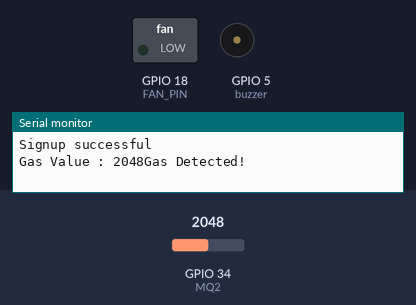
Bench run of a sketch on a simulated ESP32. Parts: switched loads named in the sketch (green lamp = pin HIGH), buzzer (waves = sounding, pin HIGH), the last lines printed to the serial monitor. Inputs (shaded band) come from the test bench; at power-on: GPIO 34 (MQ2) = 2048. WiFi joins after 1.5 s; servers stay silent unless stated.

Above: at 3.0 s.
3.1 s: GPIO 34 (MQ2) set to 1767
7.0 s: GPIO 34 (MQ2) set to 1658
At 10.3 s:
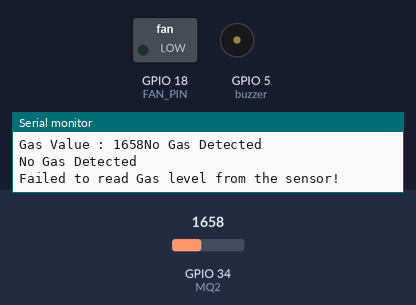
10.6 s: GPIO 34 (MQ2) set to 1740
At 12.6 s:
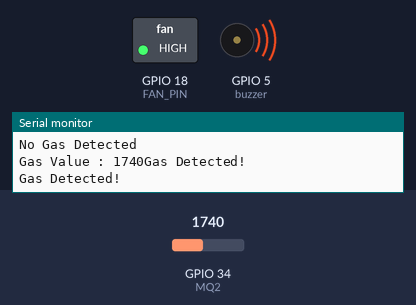
13.6 s: GPIO 34 (MQ2) set to 1660
At 16.2 s:
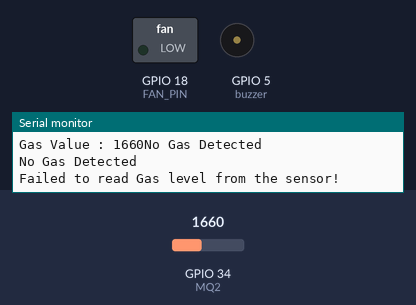
Timing chart, 0 to 17.6 s (numbered marks = the images above; inputs shaded):
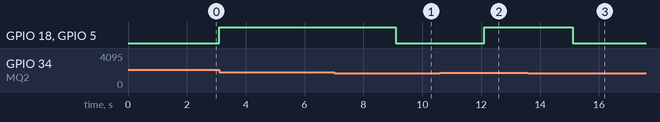

The sketch:

gasCopy.ino
```cpp
// Set your Blynk template information and authentication token
#define BLYNK_TEMPLATE_ID "TMPL6q5ye6d0-"
#define BLYNK_TEMPLATE_NAME "Fan Temperature and Humidity"
#define BLYNK_AUTH_TOKEN "a_oRZO3QFnlxWXY6PHRH3NS0zkZn53Ui"

// Enable serial debugging
#define BLYNK_PRINT Serial

#include <WiFi.h>
#include <BlynkSimpleEsp32.h>
#include <Firebase_ESP_Client.h>


// Provide the token generation process info.
#include "addons/TokenHelper.h"
// Provide the RTDB payload printing info and other helper functions.
#include "addons/RTDBHelper.h"

#define API_KEY "AIzaSyAzctiicoFA7lBxnJ9GaLU3Y8SItgxoQQE"
#define DATABASE_URL "https://real-time-data-b7ba8-default-rtdb.asia-southeast1.firebasedatabase.app/"

// Define Firebase Data object
FirebaseData fbdo;
FirebaseAuth fauth;
FirebaseConfig config;
BlynkTimer timer;

// Set Wi-Fi credentials
char auth[] = BLYNK_AUTH_TOKEN;  // Replace with your Blynk authorization token
char ssid[] = "IHPHONE";
char pass[] = "bbbbbbba";

bool fanOn = false;

// Pin assignments
#define MQ2 34
#define FAN_PIN 18  // Exhaust fan control pin
#define VIRTUAL_PIN 1
#define GAS_THRESHOLD 1700  // Set your gas concentration threshold here
#define buzzer 5

int sensorValue = 0;
bool signupOK = false;
unsigned long sendDataPrevMillis = 0;

void setup() {
  Serial.begin(115200);
  Blynk.begin(auth, ssid, pass);

  pinMode(MQ2, INPUT);
  pinMode(FAN_PIN, OUTPUT);
  pinMode(buzzer, OUTPUT);

  digitalWrite(FAN_PIN, LOW);
  digitalWrite(buzzer, LOW);

  config.api_key = API_KEY;
  config.database_url = DATABASE_URL;

  if (Firebase.signUp(&config, &fauth, "", "")) {
    Serial.println("Signup successful");
    signupOK = true;
  } else {
    Serial.printf("Signup error: %s\n", config.signer.signupError.message.c_str());
  }

  // Initialize Firebase
  Firebase.begin(&config, &fauth);
  Firebase.reconnectWiFi(true);

  // Set up a timer to read the gas sensor periodically
  timer.setInterval(1000L, readGasSensor);
}

void readGasSensor() {
  sensorValue = analogRead(MQ2);

  if (!isnan(sensorValue)) {
    if (Firebase.ready() && signupOK && (millis() - sendDataPrevMillis > 1000 || sendDataPrevMillis == 0)) {
      sendDataPrevMillis = millis();
      if (Firebase.RTDB.setInt(&fbdo, "MQ2/GasValue", sensorValue)) {
        Serial.print("Gas Value : ");
        Serial.print(sensorValue);

        // If gas concentration is above the threshold, turn on the fan
        if (sensorValue > GAS_THRESHOLD) {
          Firebase.RTDB.setString(&fbdo, "MQ2/FanStatus", "ON");
          Serial.println("Gas Detected!");
          digitalWrite(FAN_PIN, HIGH);  // Turn on the fan when gas is detected
          digitalWrite(buzzer, HIGH);
        } else {
          Firebase.RTDB.setString(&fbdo, "MQ2/FanStatus", "OFF");
          Serial.println("No Gas Detected");
          digitalWrite(FAN_PIN, LOW);  // Turn off the fan when no gas is detected
          digitalWrite(buzzer, LOW);
        }

      } else {
        Serial.println("Failed to write Gas level to Firebase");
        Serial.println("REASON: " + fbdo.errorReason());
      }
    } else {
      Serial.println("Failed to read Gas level from the sensor!");
      delay(2000);
    }
  }

  // If gas concentration is above the threshold, turn on the fan
  if (sensorValue > GAS_THRESHOLD) {
    Serial.println("Gas Detected!");
    digitalWrite(FAN_PIN, HIGH);  // Turn on the fan when gas is detected
    digitalWrite(buzzer, HIGH);
  } else {
    Serial.println("No Gas Detected");
    digitalWrite(FAN_PIN, LOW);  // Turn off the fan when no gas is detected
    digitalWrite(buzzer, LOW);
  }
}

void loop() {
  Blynk.run();
  timer.run();
}
```

Measured:
- after the input at 7.0 s, GPIO 18 (FAN_PIN), GPIO 5 (buzzer): HIGH → LOW after 2.1 s
- after the input at 10.6 s, GPIO 18 (FAN_PIN), GPIO 5 (buzzer): LOW → HIGH after 1.5 s
- after the input at 13.6 s, GPIO 18 (FAN_PIN), GPIO 5 (buzzer): HIGH → LOW after 1.5 s
